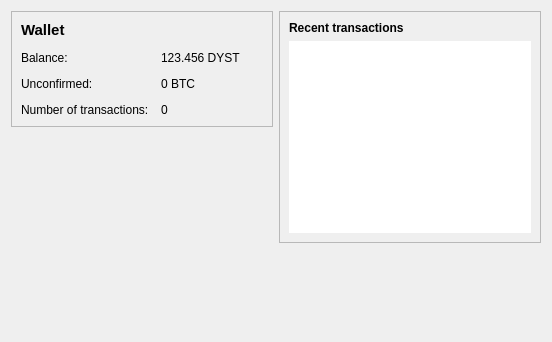
<?xml version="1.0" encoding="UTF-8"?>
<ui version="4.0">
 <class>OverviewPage</class>
 <widget class="QWidget" name="OverviewPage">
  <property name="geometry">
   <rect>
    <x>0</x>
    <y>0</y>
    <width>552</width>
    <height>342</height>
   </rect>
  </property>
  <property name="windowTitle">
   <string>Form</string>
  </property>
  <layout class="QHBoxLayout" name="horizontalLayout" stretch="1,1">
   <item>
    <layout class="QVBoxLayout" name="verticalLayout_2">
     <item>
      <widget class="QFrame" name="frame">
       <property name="frameShape">
        <enum>QFrame::StyledPanel</enum>
       </property>
       <property name="frameShadow">
        <enum>QFrame::Raised</enum>
       </property>
       <layout class="QFormLayout" name="formLayout_2">
        <property name="fieldGrowthPolicy">
         <enum>QFormLayout::AllNonFixedFieldsGrow</enum>
        </property>
        <property name="horizontalSpacing">
         <number>12</number>
        </property>
        <property name="verticalSpacing">
         <number>12</number>
        </property>
        <item row="2" column="0">
         <widget class="QLabel" name="label">
          <property name="text">
           <string>Balance:</string>
          </property>
         </widget>
        </item>
        <item row="2" column="1">
         <widget class="QLabel" name="labelBalance">
          <property name="text">
           <string>123.456 DYST</string>
          </property>
         </widget>
        </item>
        <item row="4" column="0">
         <widget class="QLabel" name="label_2">
          <property name="text">
           <string>Number of transactions:</string>
          </property>
         </widget>
        </item>
        <item row="4" column="1">
         <widget class="QLabel" name="labelNumTransactions">
          <property name="text">
           <string>0</string>
          </property>
         </widget>
        </item>
        <item row="3" column="0">
         <widget class="QLabel" name="label_3">
          <property name="text">
           <string>Unconfirmed:</string>
          </property>
         </widget>
        </item>
        <item row="3" column="1">
         <widget class="QLabel" name="labelUnconfirmed">
          <property name="text">
           <string>0 BTC</string>
          </property>
         </widget>
        </item>
        <item row="1" column="0">
         <widget class="QLabel" name="label_5">
          <property name="text">
           <string>&lt;!DOCTYPE HTML PUBLIC &quot;-//W3C//DTD HTML 4.0//EN&quot; &quot;http://www.w3.org/TR/REC-html40/strict.dtd&quot;&gt;
&lt;html&gt;&lt;head&gt;&lt;meta name=&quot;qrichtext&quot; content=&quot;1&quot; /&gt;&lt;style type=&quot;text/css&quot;&gt;
p, li { white-space: pre-wrap; }
&lt;/style&gt;&lt;/head&gt;&lt;body style=&quot; font-family:'Ubuntu'; font-size:11pt; font-weight:400; font-style:normal;&quot;&gt;
&lt;p style=&quot; margin-top:0px; margin-bottom:0px; margin-left:0px; margin-right:0px; -qt-block-indent:0; text-indent:0px;&quot;&gt;&lt;span style=&quot; font-weight:600;&quot;&gt;Wallet&lt;/span&gt;&lt;/p&gt;&lt;/body&gt;&lt;/html&gt;</string>
          </property>
         </widget>
        </item>
       </layout>
      </widget>
     </item>
     <item>
      <spacer name="verticalSpacer">
       <property name="orientation">
        <enum>Qt::Vertical</enum>
       </property>
       <property name="sizeHint" stdset="0">
        <size>
         <width>20</width>
         <height>40</height>
        </size>
       </property>
      </spacer>
     </item>
    </layout>
   </item>
   <item>
    <layout class="QVBoxLayout" name="verticalLayout_3">
     <item>
      <widget class="QFrame" name="frame_2">
       <property name="frameShape">
        <enum>QFrame::StyledPanel</enum>
       </property>
       <property name="frameShadow">
        <enum>QFrame::Raised</enum>
       </property>
       <layout class="QVBoxLayout" name="verticalLayout">
        <item>
         <widget class="QLabel" name="label_4">
          <property name="text">
           <string>&lt;b&gt;Recent transactions&lt;/b&gt;</string>
          </property>
         </widget>
        </item>
        <item>
         <widget class="QListView" name="listTransactions">
          <property name="frameShape">
           <enum>QFrame::NoFrame</enum>
          </property>
          <property name="verticalScrollBarPolicy">
           <enum>Qt::ScrollBarAlwaysOff</enum>
          </property>
          <property name="horizontalScrollBarPolicy">
           <enum>Qt::ScrollBarAlwaysOff</enum>
          </property>
         </widget>
        </item>
       </layout>
      </widget>
     </item>
     <item>
      <spacer name="verticalSpacer_2">
       <property name="orientation">
        <enum>Qt::Vertical</enum>
       </property>
       <property name="sizeHint" stdset="0">
        <size>
         <width>20</width>
         <height>40</height>
        </size>
       </property>
      </spacer>
     </item>
    </layout>
   </item>
  </layout>
 </widget>
 <resources/>
 <connections/>
</ui>
